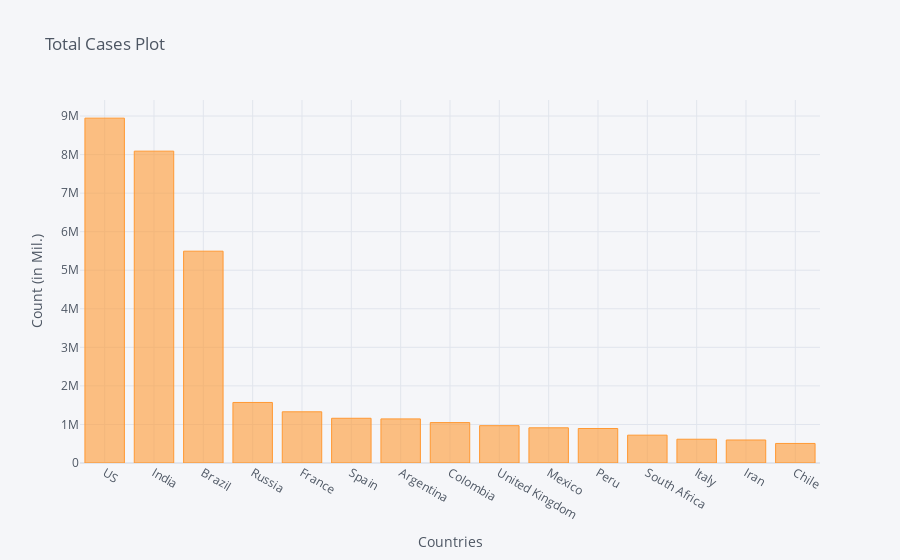

Source (notebook cell):
### Code cell
corona_dframe_agg_plot.iplot(kind='bar', x='Country/Region', y='10/29/20',
                             title='Total Cases Plot',xTitle='Countries',yTitle='Count (in Mil.)')

### Figure 1 — Plotly figure (JSON) as saved in the notebook; plotly's stock layout.template omitted (floating-point values rounded to 4 significant figures)
{"data": [{"marker": {"color": "rgba(255, 153, 51, 0.6)", "line": {"color": "rgba(255, 153, 51, 1.0)", "width": 1}}, "name": "10/29/20", "orientation": "v", "text": "", "type": "bar", "x": ["US", "India", "Brazil", "Russia", "France", "Spain", "Argentina", "Colombia", "United Kingdom", "Mexico", "Peru", "South Africa", "Italy", "Iran", "Chile"], "y": [8944934, 8088851, 5494376, 1570446, 1327852, 1160083, 1143800, 1048055, 968456, 912811, 894928, 721770, 616595, 596941, 507050]}], "layout": {"legend": {"bgcolor": "#F5F6F9", "font": {"color": "#4D5663"}}, "paper_bgcolor": "#F5F6F9", "plot_bgcolor": "#F5F6F9", "title": {"font": {"color": "#4D5663"}, "text": "Total Cases Plot"}, "xaxis": {"gridcolor": "#E1E5ED", "showgrid": true, "tickfont": {"color": "#4D5663"}, "title": {"font": {"color": "#4D5663"}, "text": "Countries"}, "zerolinecolor": "#E1E5ED"}, "yaxis": {"gridcolor": "#E1E5ED", "showgrid": true, "tickfont": {"color": "#4D5663"}, "title": {"font": {"color": "#4D5663"}, "text": "Count (in Mil.)"}, "zerolinecolor": "#E1E5ED"}}}
